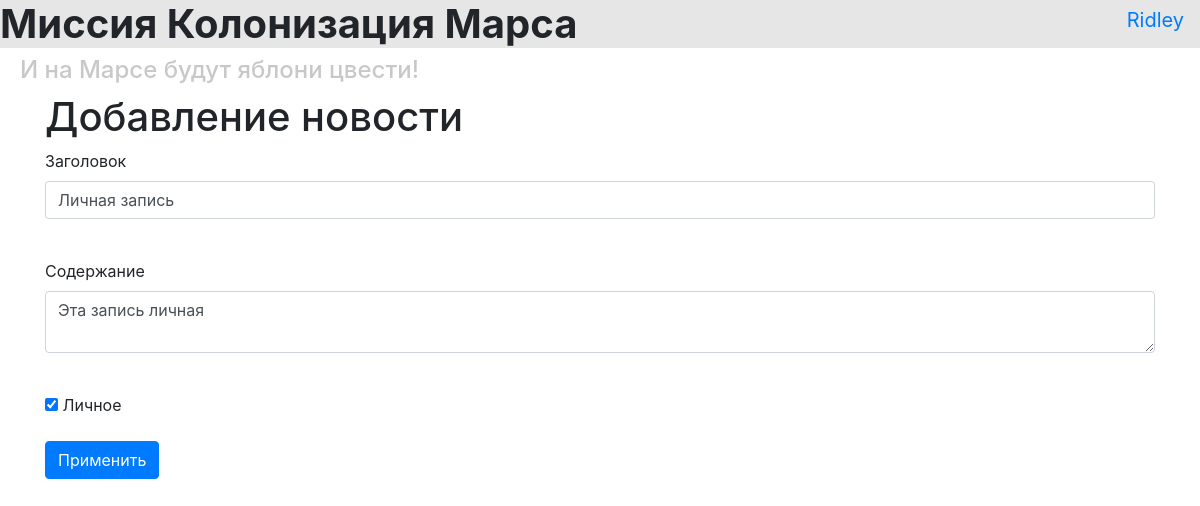
The app's page /news/3 (signed in) with its own data.
### data/users.py (models this page shows, shortened)
class User(SqlAlchemyBase, UserMixin):
    __tablename__ = 'users'
    id = sqlalchemy.Column(sqlalchemy.Integer, primary_key=True, autoincrement=True)
    surname = sqlalchemy.Column(sqlalchemy.String, nullable=True)
    name = sqlalchemy.Column(sqlalchemy.String, nullable=True)
    age = sqlalchemy.Column(sqlalchemy.Integer, nullable=True)
    position = sqlalchemy.Column(sqlalchemy.String, nullable=True)
    speciality = sqlalchemy.Column(sqlalchemy.String, nullable=True)
    address = sqlalchemy.Column(sqlalchemy.String, nullable=True)
    email = sqlalchemy.Column(sqlalchemy.String, index=True, unique=True, nullable=True)
    hashed_password = sqlalchemy.Column(sqlalchemy.String, nullable=True)
    modified_date = sqlalchemy.Column(sqlalchemy.DateTime, default=datetime.datetime.now)
    news = orm.relationship("News", back_populates='user')

### data/news.py (models this page shows)
class News(SqlAlchemyBase):
    __tablename__ = 'news'
    id = sqlalchemy.Column(sqlalchemy.Integer,
                           primary_key=True, autoincrement=True)
    title = sqlalchemy.Column(sqlalchemy.String, nullable=True)
    content = sqlalchemy.Column(sqlalchemy.String, nullable=True)
    created_date = sqlalchemy.Column(sqlalchemy.DateTime,
                                     default=datetime.datetime.now)
    is_private = sqlalchemy.Column(sqlalchemy.Boolean, default=True)
    user_id = sqlalchemy.Column(sqlalchemy.Integer,
                                sqlalchemy.ForeignKey("users.id"))
    user = orm.relationship('User')

### main.py (the view, shortened to what this page needs)
@app.route('/news/<int:id>', methods=['GET', 'POST'])
@login_required
def edit_news(id):
    form = NewsForm()
    if request.method == "GET":
        news = db_sess.query(News).filter(News.id == id,
                                          News.user == current_user
                                          ).first()
        if news:
            form.title.data = news.title
            form.content.data = news.content
            form.is_private.data = news.is_private
        else:
            abort(404)
    return render_template('news.html',
                           title='Редактирование новости',
                           form=form
                           )

### data/forms/newsform.py
class NewsForm(FlaskForm):
    title = StringField('Заголовок', validators=[DataRequired()])
    content = TextAreaField("Содержание")
    is_private = BooleanField("Личное")
    submit = SubmitField('Применить')

### main.py (called while the page is built)
@login_manager.user_loader
def load_user(user_id):
    return db_sess.query(User).get(user_id)

### templates/news.html (shortened to what this page needs)
{% extends "base.html" %}
{% block content %}
<h1>Добавление новости</h1>
<form action="" method="post">
    <p>
        {{ form.title.label }}<br>
        {{ form.title(class="form-control") }}<br>
    </p>
    <p>
        {{ form.content.label }}<br>
        {{ form.content(class="form-control") }}<br>
    </p>
    <p>{{ form.is_private() }} {{ form.is_private.label }}</p>
    <p>{{ form.submit(type="submit", class="btn btn-primary") }}</p>
</form>
{% endblock %}

### templates/base.html (shortened to what this page needs)
<!doctype html>
<html lang="en">
<head>
    <link rel="stylesheet"
          href="https://stackpath.bootstrapcdn.com/bootstrap/4.4.1/css/bootstrap.min.css"
>
    <link rel="stylesheet" href="{{ url_for('static', filename='style.css') }}">
</head>
<body>
<header>
    <h1 style="background-color: rgb(230, 230, 230)"><strong>Миссия Колонизация Марса</strong></h1>
    <h4 style="color: rgb(200, 200, 200)">И на Марсе будут яблони цвести!</h4>
    <nav>
    {% if current_user.is_authenticated %}
        <a class="navbar-brand" href="/logout">{{ current_user.name }}</a>
    {% else %}
        <p>
            <a class="btn btn-primary " href="/register">Зарегистрироваться</a>
            <a class="btn btn-success" href="/login">Войти</a>
        </p>
    {% endif %}
    </nav>
</header>
<main role="main" class="container">
    {% block content %}{% endblock %}
</main>
</body>
</html>

### static/style.css (style rules this page uses)
h4 { color: gray; padding-left: 20px; }
nav { position: absolute; top: 0; right: 0; }

### records on screen
User: name "Ridley"
News: title "Личная запись", content "Эта запись личная", is_private "☑"
